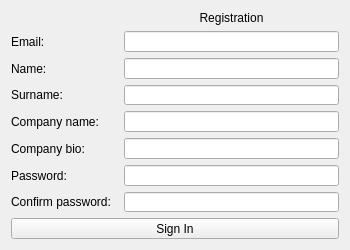
<?xml version="1.0" encoding="UTF-8"?>
<ui version="4.0">
 <class>reg_window</class>
 <widget class="QWidget" name="reg_window">
  <property name="windowModality">
   <enum>Qt::NonModal</enum>
  </property>
  <property name="geometry">
   <rect>
    <x>0</x>
    <y>0</y>
    <width>350</width>
    <height>250</height>
   </rect>
  </property>
  <property name="minimumSize">
   <size>
    <width>350</width>
    <height>250</height>
   </size>
  </property>
  <property name="maximumSize">
   <size>
    <width>350</width>
    <height>250</height>
   </size>
  </property>
  <property name="windowTitle">
   <string>Form</string>
  </property>
  <layout class="QHBoxLayout" name="horizontalLayout">
   <item>
    <layout class="QGridLayout" name="gridLayout">
     <property name="sizeConstraint">
      <enum>QLayout::SetDefaultConstraint</enum>
     </property>
     <item row="8" column="0" colspan="3">
      <widget class="QPushButton" name="pushButtonSignIn">
       <property name="text">
        <string>Sign In</string>
       </property>
      </widget>
     </item>
     <item row="7" column="1" colspan="2">
      <widget class="QLineEdit" name="confirmLineEdit"/>
     </item>
     <item row="2" column="0">
      <widget class="QLabel" name="label_Name">
       <property name="text">
        <string>Name:</string>
       </property>
      </widget>
     </item>
     <item row="3" column="0">
      <widget class="QLabel" name="label_Surname">
       <property name="text">
        <string>Surname:</string>
       </property>
      </widget>
     </item>
     <item row="1" column="0">
      <widget class="QLabel" name="label_Email">
       <property name="text">
        <string>Email:</string>
       </property>
      </widget>
     </item>
     <item row="3" column="1" colspan="2">
      <widget class="QLineEdit" name="surnameLineEdit"/>
     </item>
     <item row="0" column="1" colspan="2">
      <widget class="QLabel" name="label_Welcome">
       <property name="text">
        <string>Registration</string>
       </property>
       <property name="alignment">
        <set>Qt::AlignCenter</set>
       </property>
      </widget>
     </item>
     <item row="4" column="0">
      <widget class="QLabel" name="label_Company_name">
       <property name="text">
        <string>Company name:</string>
       </property>
      </widget>
     </item>
     <item row="6" column="0">
      <widget class="QLabel" name="label_Password">
       <property name="text">
        <string>Password:</string>
       </property>
      </widget>
     </item>
     <item row="6" column="1" colspan="2">
      <widget class="QLineEdit" name="passwordLineEdit"/>
     </item>
     <item row="2" column="1" colspan="2">
      <widget class="QLineEdit" name="nameLineEdit"/>
     </item>
     <item row="4" column="1" colspan="2">
      <widget class="QLineEdit" name="companyNameLineEdit"/>
     </item>
     <item row="5" column="1" colspan="2">
      <widget class="QLineEdit" name="companyBioLineEdit"/>
     </item>
     <item row="5" column="0">
      <widget class="QLabel" name="label_Company_bio">
       <property name="text">
        <string>Company bio:</string>
       </property>
      </widget>
     </item>
     <item row="7" column="0">
      <widget class="QLabel" name="label_Confirm">
       <property name="text">
        <string>Confirm password:</string>
       </property>
      </widget>
     </item>
     <item row="1" column="1" colspan="2">
      <widget class="QLineEdit" name="emailLineEdit"/>
     </item>
    </layout>
   </item>
  </layout>
 </widget>
 <resources/>
 <connections/>
</ui>
